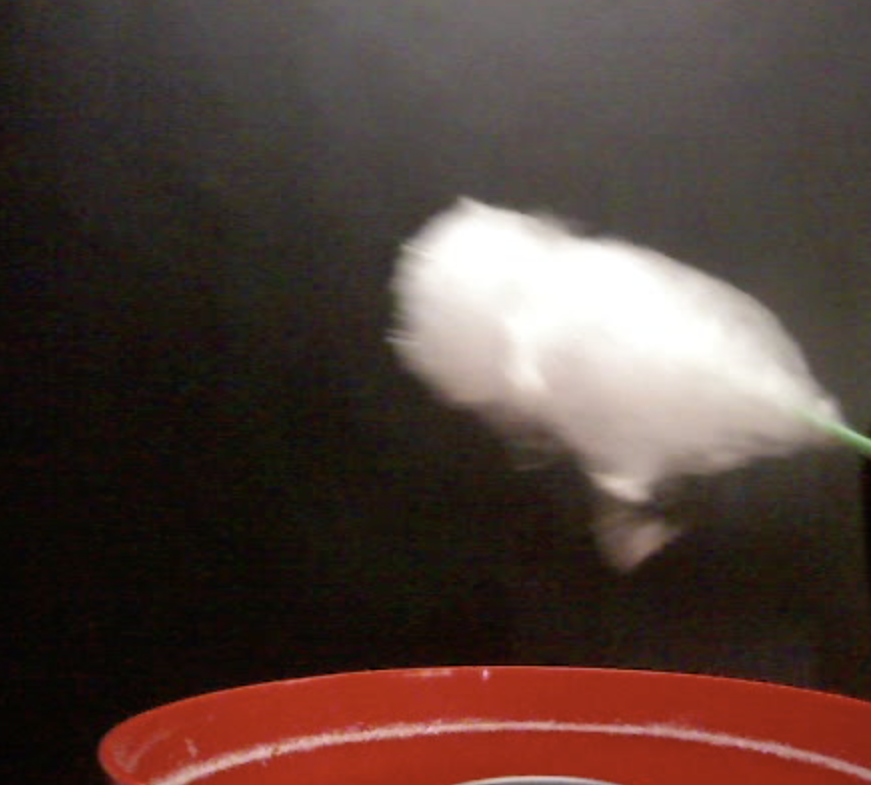
#> input picture figures/test_image.png, 871 x 785 px
$ jupyter execute wataame_detector.ipynb   (older library calls are emulated)
#> lines starting #> are read from the running program, lines starting #| are printed output that depends on the picture; after the words box and inside, x2 and y2 are one past the last pixel; in counts of white or black regions, pixels touching at a corner belong together; long printed decimals are rounded; pictures that were not available may be replaced by others from this repository, and a replacement may not be noted
#> further down, img is the input picture: shape (785, 871, 3); mean B, G, R 56.8, 63, 81.6
[cell 1]
import numpy as np
import cv2
import matplotlib.pyplot as plt
from scipy import stats

[cell 2]
def extract_color(img, lower_color, upper_color):
    blur = cv2.blur(img,(10,10))
    hsv = cv2.cvtColor(blur, cv2.COLOR_BGR2HSV)
#> hsv: shape (785, 871, 3); mean H, S, V 24.1, 90.8, 81.6

    # Threshold the HSV image to get only blue colors
    mask = cv2.inRange(hsv, lower_color, upper_color)
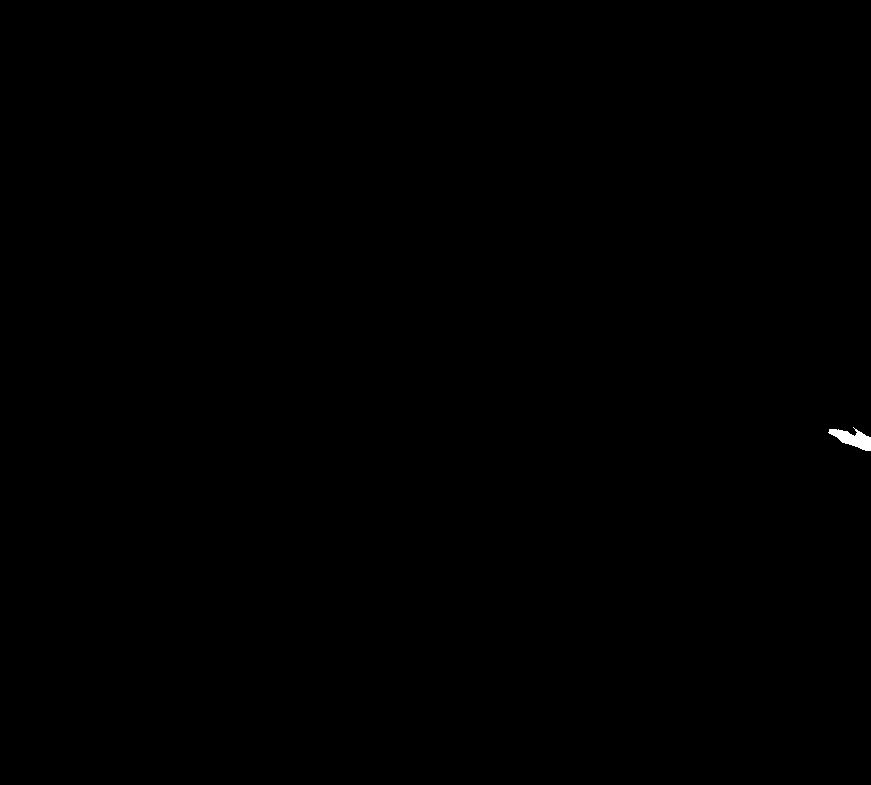
#> mask: shape (785, 871); 0.08% white; 1 white region, box (x1, y1, x2, y2) and area: (828, 427, 871, 451) 514
    return mask

[cell 3]
# http://labs.eecs.tottori-u.ac.jp/sd/Member/oyamada/OpenCV/html/py_tutorials/py_imgproc/py_morphological_ops/py_morphological_ops.html
# opening処理をすることでノイズ除去
def noise_removal(mask):
    kernel = np.ones((5,5),np.uint8)
    #kernel = np.ones((1,1),np.uint8)
    erosion = cv2.erode(mask,kernel,iterations = 1)
#> erosion: shape (785, 871); 0.04% white; 1 white region
    return erosion

[cell 4]
# エッジ抽出
def extract_edge(erosion):
    edges = cv2.Canny(erosion,150,250)
    return(edges)

[cell 5]
def each_vars(area_pos):
    x_max = np.max(area_pos[:, 0])
    x_min = np.min(area_pos[:, 0])
    x_range = x_max - x_min
    #上中下、各部分の分散をx_varに格納
    x_var = [0,0,0]
    for i in range(0,3):
        if i == 0:
            x_th_min = 0
        else:
            x_th_min = x_min + (x_range*(i))/3.0
        x_th_max = x_min + (x_range*(i+1))/3.0
        index1 = np.where(area_pos[:, 0] > x_th_min)
        index2 = np.where(area_pos[index1][:, 0] < x_th_max)
        if i == 0:
            x_var[0] = np.var(area_pos[index2][:, 1])
        if i == 1:
            x_var[1] = np.var(area_pos[index2][:, 1])
        if i == 2:
            x_var[2] = np.var(area_pos[index2][:, 1])
    return x_var

[cell 6]
# 上中下の各分散から巻き取るべきところを調べる
def choose_direction(x_var):
    top = x_var[0]
    mid = x_var[1]
    btm = x_var[2]
    if (top >= mid) and (top >= btm):
        str = "down!"
    elif (mid >= top) and (mid >= btm):
        if (top >= btm):
            str = "down!"
        else:
            str = "up!"
    else:
        str = "up!"
    return str

[cell 7]
def fitting_line(erosion):
    imgEdge,contours,hierarchy = cv2.findContours(erosion, 1, 2)
#> contours = 1 contour; box (x1, y1, x2, y2) and area: (831, 431, 871, 449) 220
    if len(contours) == 0:
        slope = 1
        intercept = 1
        righty = 1
    else:
        cnt = contours[0]
#> cnt = contour of 46 points, box (x1, y1, x2, y2) (831, 431, 871, 449), area 220

        rows,cols = erosion.shape[:2]
        [vx,vy,x,y] = cv2.fitLine(cnt, cv2.DIST_L2,0,0.01,0.01)
#> vx = [0.94]; vy = [0.341]; x = [851.6]; y = [438.4]
        lefty = int((-x*vy/vx) + y)
#> lefty = 129
        righty = int(((cols-x)*vy/vx)+y)
#> righty = 445
        #img = cv2.line(img,(cols-1,righty),(0,lefty),(0,255,0),2)

        #傾き
        slope = vy/vx
#> slope = [0.363]

        #y切片
        intercept = lefty
#> intercept = 129
        return([slope, intercept, righty, cols])

[cell 8]
img = cv2.imread('figures/test_image.png')

#白検出
lower_white = np.array([0,0,180])
upper_white = np.array([180,30,255])

#養生検出
lower_green = np.array([30,50,100])
upper_green = np.array([130,255,255])


mask_green1 = extract_color(img, lower_green, upper_green)
erosion_green1 = noise_removal(mask_green1)
#養生フィッティング
'''
    polyfitなどの通常のフィッティングでは対応できないのでopencvの関数を使用
'''
slope1 = fitting_line(erosion_green1)[0]
#> slope1 = [0.363]
lefty1 = fitting_line(erosion_green1)[1]
#> lefty1 = 129
righty1 = fitting_line(erosion_green1)[2]
#> righty1 = 445

'''
    つまり養生をフィッティングした直線は
    y = slope * x + intercept
    slope * x + (-1) * y + intercept = 0
'''

img_rows = img.shape[0]
img_cols = img.shape[1]

#画像の回転
theta = np.rad2deg(np.arctan(slope1)) # 回転角
#> theta = [19.95]
scale = 1.0    # 回転角度・拡大率

M = cv2.getRotationMatrix2D((img_cols/2,img_rows/2),theta,scale)
#> M = [[0.94, 0.341, -107.8], [-0.341, 0.94, 172.1]]
dst = cv2.warpAffine(img,M,(img_cols,img_rows))
dst2 = cv2.warpAffine(img,M,(img_cols,img_rows))

#再びフィッティング
mask_green2 = extract_color(dst, lower_green, upper_green)
#> in extract_color (call 2), `mask = cv2.inRange(hsv, lower_color, upper_color)`:
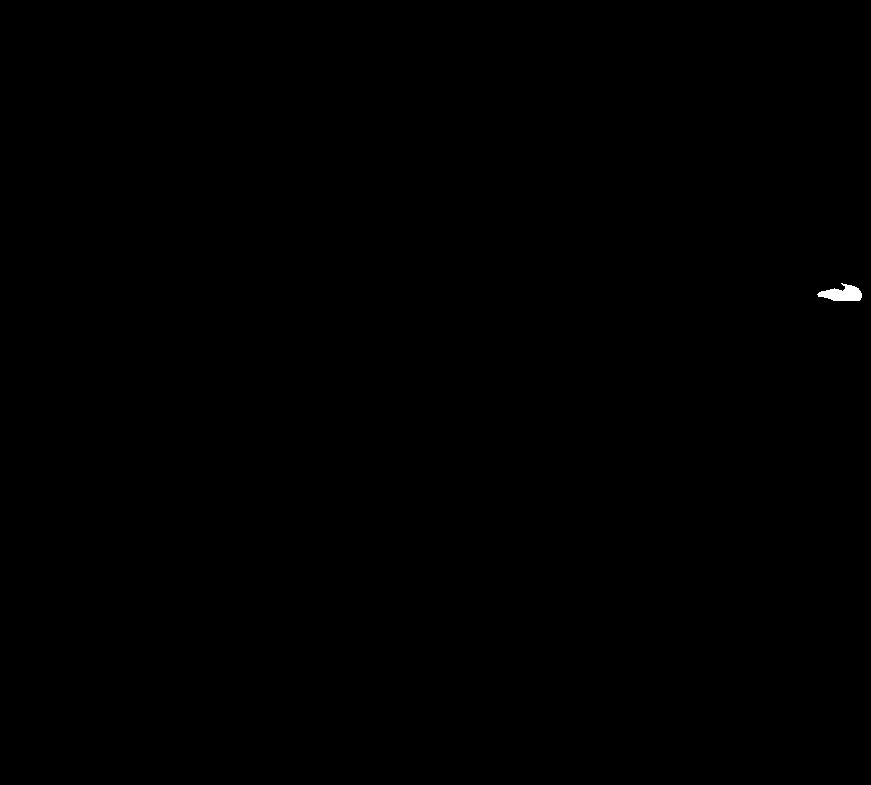
#> mask: shape (785, 871); 0.07% white; 1 white region, box (x1, y1, x2, y2) and area: (817, 283, 862, 301) 497
erosion_green2 = noise_removal(mask_green2)

#養生フィッティング2
slope2 = fitting_line(erosion_green2)[0]
#> in fitting_line (call 4), `imgEdge,contours,hierarchy = cv2.findContours(erosion, 1, 2)`: contours = 1 contour; box (x1, y1, x2, y2) and area: (821, 287, 860, 299) 212
#> slope2 = [-0.068]
lefty = fitting_line(erosion_green2)[1]
#> lefty = 349
righty = fitting_line(erosion_green2)[2]
#> righty = 290

#白色の領域を抽出
mask_white = extract_color(dst, lower_white, upper_white)
erosion_white = noise_removal(mask_white)
white_area = np.where(erosion_white > 0)
#> white_area = 48753 positions, rows 192 to 354, columns 370 to 814

#白色の領域の座標
white_area_pos = np.vstack([white_area[1], white_area[0]])

#わたあめを包含する図形を描画したい！
imgEdge,contours,hierarchy = cv2.findContours(erosion_white, 1, 2)
#> contours = 3 contours, 1 with area under 20; largest, box (x1, y1, x2, y2) and area: (370, 192, 815, 355) 48167, (641, 331, 658, 341) 54

for i in range(len(contours)):
    cnt = contours[2]
    ellipse = cv2.fitEllipse(cnt)
    dst = cv2.ellipse(dst,ellipse,(0,0,255),5)
#> this loop made 3 passes

#点と直線の距離の公式から養生フィッティング直線からの距離を求める
distance = np.abs(slope2 * white_area[1] + (-1) * white_area[0] + lefty) / np.sqrt(slope2 ** 2 + lefty ** 2)

#white_area[0]はy座標
#距離とその時のx座標を紐付ける
white_distance = np.vstack([white_area[1], distance])

#上中下に分けて分散を計算
x_vars = each_vars(white_distance.T)
#> in each_vars, `x_max = np.max(area_pos[:, 0])`: x_max = 814
#> in each_vars, `x_min = np.min(area_pos[:, 0])`: x_min = 370
#> in each_vars, `x_range = x_max - x_min`: x_range = 444
#> the loop in each_vars, `for i in range(0,3):` made 3 passes
#> (x_th_min, x_th_max) on passes 2 to 3: (518, 666), (666, 814)
#> after the loop in each_vars, `for i in range(0,3):`: x_var = [0.00956, 0.00608, 0.000962]
#> x_vars = [0.00956, 0.00608, 0.000962]
print(x_vars)
#| [0.009563, 0.006082, 0.0009616]

#それぞれの分散から巻き取るべき方向を指示
direction = choose_direction(x_vars)
#> in choose_direction, `top = x_var[0]`: top = 0.00956
#> in choose_direction, `mid = x_var[1]`: mid = 0.00608
#> in choose_direction, `btm = x_var[2]`: btm = 0.000962
#> direction = 'down!'
print(direction)
#| down!


if (righty < 10000) and (lefty < 10000):
    #養生フィッティングした線をひく
    dst = cv2.line(dst,(img_cols-1,righty),(0,lefty),(0,255,0),2)
    dst2 = cv2.line(dst2,(img_cols-1,righty),(0,lefty),(0,255,0),2)
    img = cv2.line(img,(img_cols-1,righty1),(0,lefty1),(0,255,0),2)

#plt.subplot(2, 2, 1)
plt.imshow(erosion_green1)
plt.gray()
plt.savefig("./figures/erosion_green1")
plt.show()

#plt.subplot(2, 2, 2)
plt.imshow(erosion_white)
plt.savefig("./figures/erosion_white")
plt.show()

#plt.subplot(2, 2, 3)
plt.imshow(img)
plt.savefig("./figures/img")
plt.show()

font = cv2.FONT_HERSHEY_SIMPLEX
cv2.putText(dst, direction, (50,150), font, 5,(255,0,0),10,cv2.LINE_AA)
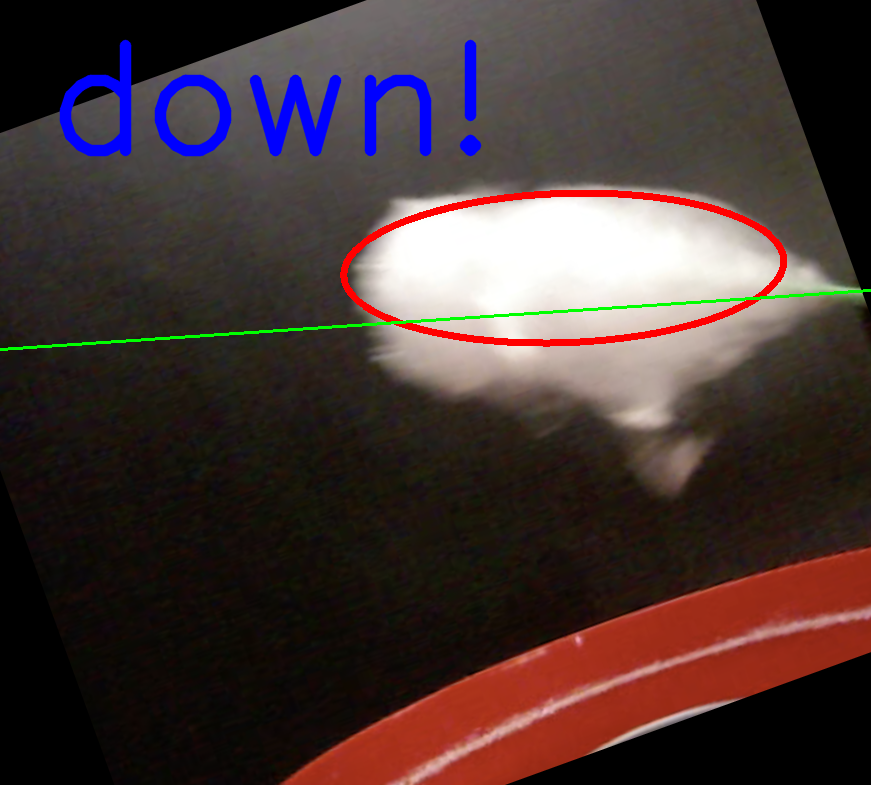
#> dst: shape (785, 871, 3); mean B, G, R 52.6, 54.4, 70.7
#plt.subplot(2, 2, 4)
plt.imshow(dst)
plt.savefig("./figures/dst")
plt.show()

plt.imshow(dst2)
plt.savefig("./figures/dst2")
plt.show()

[cell 9]
input_video = "video/test_video.avi"
#input_video = 0

cap = cv2.VideoCapture(input_video)
#cap = cv2.VideoCapture(0)

#動画保存するための準備
#fourcc = cv2.VideoWriter_fourcc(*'mp4v')
#out = cv2.VideoWriter('output.avi',fourcc, 20.0, (640,480))

if (input_video == 0) or (input_video == 1):
    fourcc = cv2.VideoWriter_fourcc(*'XVID')
    out = cv2.VideoWriter('output.avi', fourcc, 20.0, (640, 480))

#白検出
#lower_white = np.array([0,0,50])
lower_white = np.array([0,0,30])
upper_white = np.array([180,30,255])

#養生検出
lower_green = np.array([30,50,60])
upper_green = np.array([130,255,255])

cv2.startWindowThread()
while(cap.isOpened()):
    ret, img = cap.read()
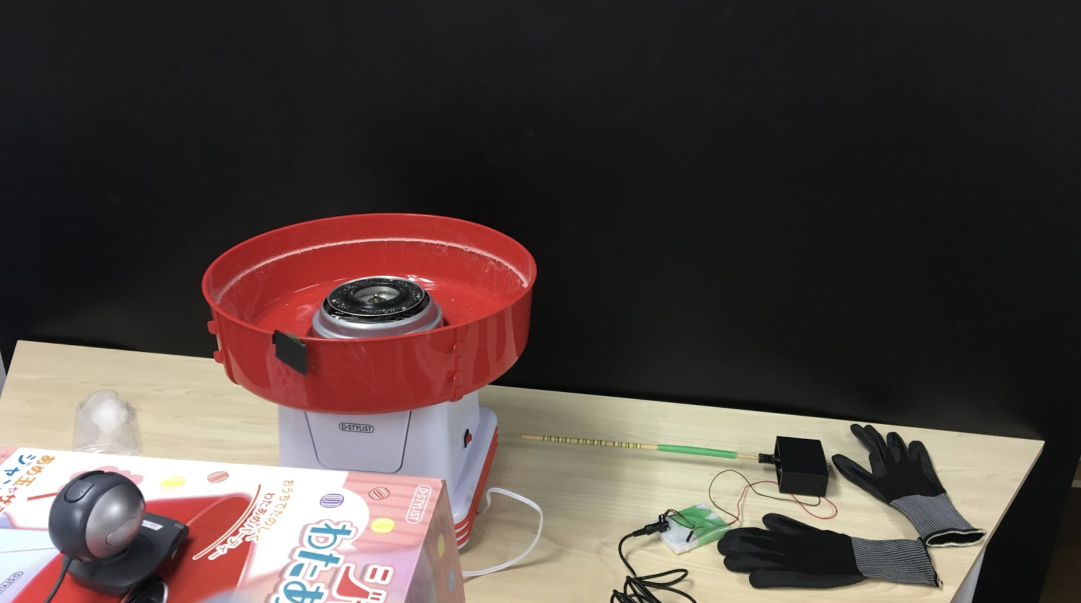
#> input picture img/setting.png, 2162 x 1206 px, given in place of test_video.avi, which was not available (shown at 1/2 size)
#> img is the input picture: shape (1206, 2162, 3); mean B, G, R 65.6, 69.6, 81.1
    print(ret)
#| True

    if ret == True:
        #out.write(img)
        mask_green1 = extract_color(img, lower_green, upper_green)
        erosion_green1 = noise_removal(mask_green1)
        if np.all(erosion_green1 < 1):
            direction = "wakannyai"
        else:
            #養生フィッティング
            slope1 = fitting_line(erosion_green1)[0]
#> in fitting_line (call 7), `imgEdge,contours,hierarchy = cv2.findContours(erosion, 1, 2)`: contours = 20 contours, 5 with area under 20; largest, box (x1, y1, x2, y2) and area: (1349, 1015, 1452, 1094) 4114, (1314, 890, 1475, 918) 2180, (108, 1006, 151, 1083) 1544, (570, 1166, 644, 1206) 1233, (601, 1104, 677, 1128) 702
#> slope1 = [-10.1]
            lefty1 = fitting_line(erosion_green1)[1]
#> lefty1 = 6797
            righty1 = fitting_line(erosion_green1)[2]
#> righty1 = -15036
            cols = fitting_line(erosion_green1)[3]
#> cols = 2162
            dst = img.copy()
            dst_white = img.copy()

            img_rows = img.shape[0]
            img_cols = img.shape[1]

            #画像の回転
            theta = np.rad2deg(np.arctan(slope1)) # 回転角
#> theta = [-84.35]
            scale = 1.0    # 回転角度・拡大率

            M = cv2.getRotationMatrix2D((img_cols/2,img_rows/2),theta,scale)
#> M = [[0.0985, -0.995, 1574.5], [0.995, 0.0985, -532.2]]
            if (righty1 < cols) and (lefty1 < cols):
                dst = cv2.line(dst,(cols-1,righty1),(0,lefty1),(0,255,0),2)
            dst = cv2.warpAffine(dst,M,(img_cols,img_rows))
#> dst: shape (1206, 2162, 3)
            dst_white = cv2.warpAffine(dst_white,M,(img_cols,img_rows))

            #再びフィッティング
            mask_green2 = extract_color(dst_white, lower_green, upper_green)
            erosion_green2 = noise_removal(mask_green2)
            if np.all(erosion_green2 < 1):
                direction = "wakannyai"
            else:
                #養生フィッティング2
                slope2 = fitting_line(erosion_green2)[0]
#> in fitting_line (call 11), `imgEdge,contours,hierarchy = cv2.findContours(erosion, 1, 2)`: contours = 11 contours, 2 with area under 20; largest, box (x1, y1, x2, y2) and area: (626, 912, 703, 1018) 4117, (806, 864, 823, 1026) 2214, (434, 151, 475, 225) 1238, (518, 175, 538, 251) 719, (566, 194, 594, 269) 626
#> slope2 = [-2.02]
                lefty2 = fitting_line(erosion_green2)[1]
#> lefty2 = 2315
                righty2 = fitting_line(erosion_green2)[2]
#> righty2 = -2046

                #白色の領域を抽出
                mask_white = extract_color(dst_white, lower_white, upper_white)
                erosion_white = noise_removal(mask_white)
#> in noise_removal (call 6), `erosion = cv2.erode(mask,kernel,iterations = 1)`:
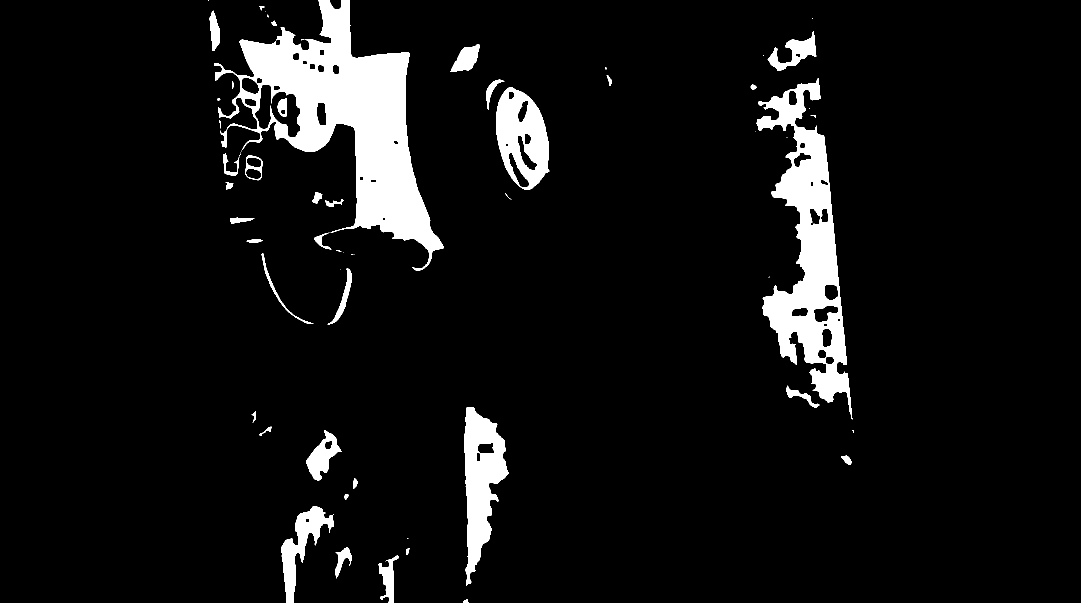
#> erosion: shape (1206, 2162) (shown at 1/2 size); 7% white; 64 white regions (25 under 20 px)

                #if (righty1 < cols) and (lefty1 < cols):
                    #dst = cv2.line(dst,(cols-1,righty1),(0,lefty1),(0,255,0),2)

                if np.all(erosion_white < 1):
                    direction = "wakannyai"
                else:
                    imgEdge,contours,hierarchy = cv2.findContours(erosion_white, 1, 2)
#> contours = 109 contours, 28 with area under 20; largest, box (x1, y1, x2, y2) and area: (428, 0, 888, 542) 88095, (1513, 156, 1705, 839) 52028, (929, 814, 1018, 1171) 16818, (992, 174, 1099, 380) 15818, (563, 1012, 668, 1206) 6278

                    for i in range(len(contours)):
                        cnt = contours[i]
                        (x,y),radius = cv2.minEnclosingCircle(cnt)
                        center = (int(x),int(y))
                        radius = int(radius)
                        dst = cv2.circle(dst,center,radius,(255,0,0),2)
#> this loop made 109 passes
#> (x, y, radius, center) on passes 1, 3, 4, 5, 7, 8, 9, 10: (931.5, 1202.5, 5, (931, 1202)), (786, 1157.5, 48, (786, 1157)), (815.5, 1102.5, 6, (815, 1102)), (684, 1125.5, 32, (684, 1125)), (615, 1040.5, 5, (615, 1040)), (607.2, 1110.3, 101, (607, 1110)), (693, 993.8, 5, (693, 993)), (708, 966.5, 10, (708, 966))
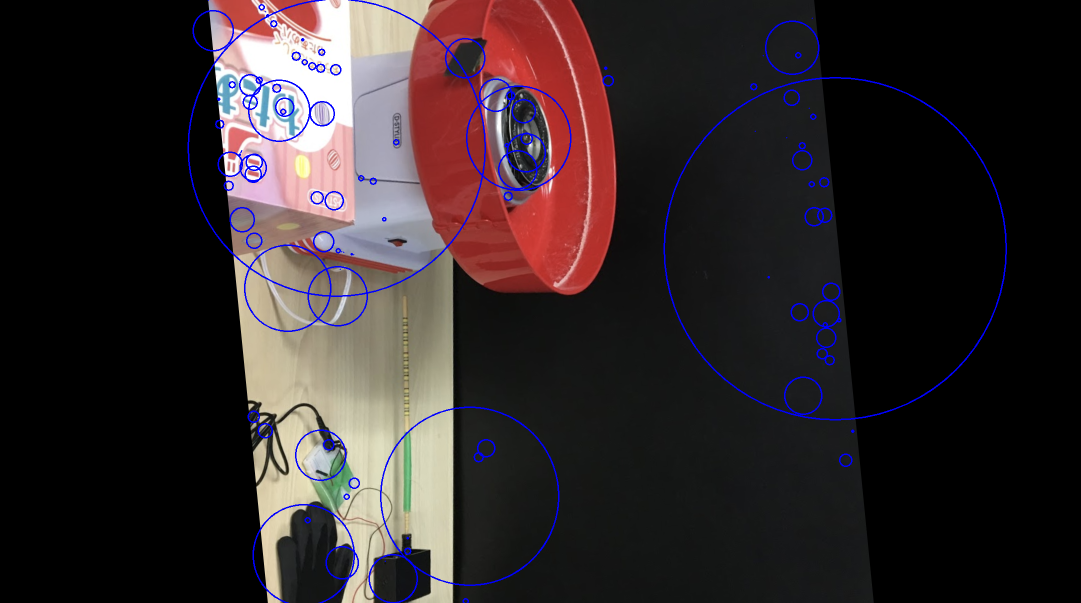
#> dst: shape (1206, 2162, 3) (shown at 1/2 size); mean B, G, R 42.3, 40.4, 49.6

                    white_area = np.where(erosion_white > 0)
#> white_area = 183697 positions, rows 0 to 1205, columns 416 to 1706

                    #白色の領域の座標
                    white_area_pos = np.vstack([white_area[1], white_area[0]])

                    #点と直線の距離の公式から養生フィッティング直線からの距離を求める
                    distance = np.abs(slope2 * white_area[1] + (-1) * white_area[0] + lefty2) / np.sqrt(slope2 ** 2 + lefty ** 2)

                    #white_area[0]はy座標
                    #距離とその時のx座標を紐付ける
                    white_distance = np.vstack([white_area[1], distance])

                    #上中下に分けて分散を計算
                    x_vars = each_vars(white_distance.T)
#> the loop in each_vars (call 2), `for i in range(0,3):` made 3 passes
#> (x_th_min, x_th_max) on passes 2 to 3: (846, 1276), (1276, 1706)
#> x_vars = [0.894, 1.1, 0.644]

                    #それぞれの分散から巻き取るべき方向を指示
                    direction = choose_direction(x_vars)
                    print(direction)
#| down!

                    #養生フィッティングした線をひく
                    #if (righty2 < cols) and (lefty2 < cols):
                        #dst = cv2.line(dst,(cols-1,righty2),(0,lefty2),(0,255,0),2)

        if len(img.shape) == 3:
            height, width, channels = img.shape[:3]
        else:
            height, width = img.shape[:2]
            channels = 1

        #img_white = cv2.bitwise_and(img, img, mask=erosion_white)
        #img_green = cv2.bitwise_and(img, img, mask=erosion_green1)

        font = cv2.FONT_HERSHEY_SIMPLEX
        cv2.putText(img, direction, (50,100), font, 3,(0,0,255),2,cv2.LINE_AA)
        cv2.imshow('direction', img)
        cv2.imshow('green', erosion_green1)
        cv2.imshow('white', erosion_white)
        cv2.imshow('dst', dst)
        if cv2.waitKey(1) & 0xFF == ord('q'):
#> (key q is pressed here)
            break
    else:
        print("aa")
        break
cap.release()
cv2.waitKey(1)
cv2.destroyAllWindows()
cv2.waitKey(1)
